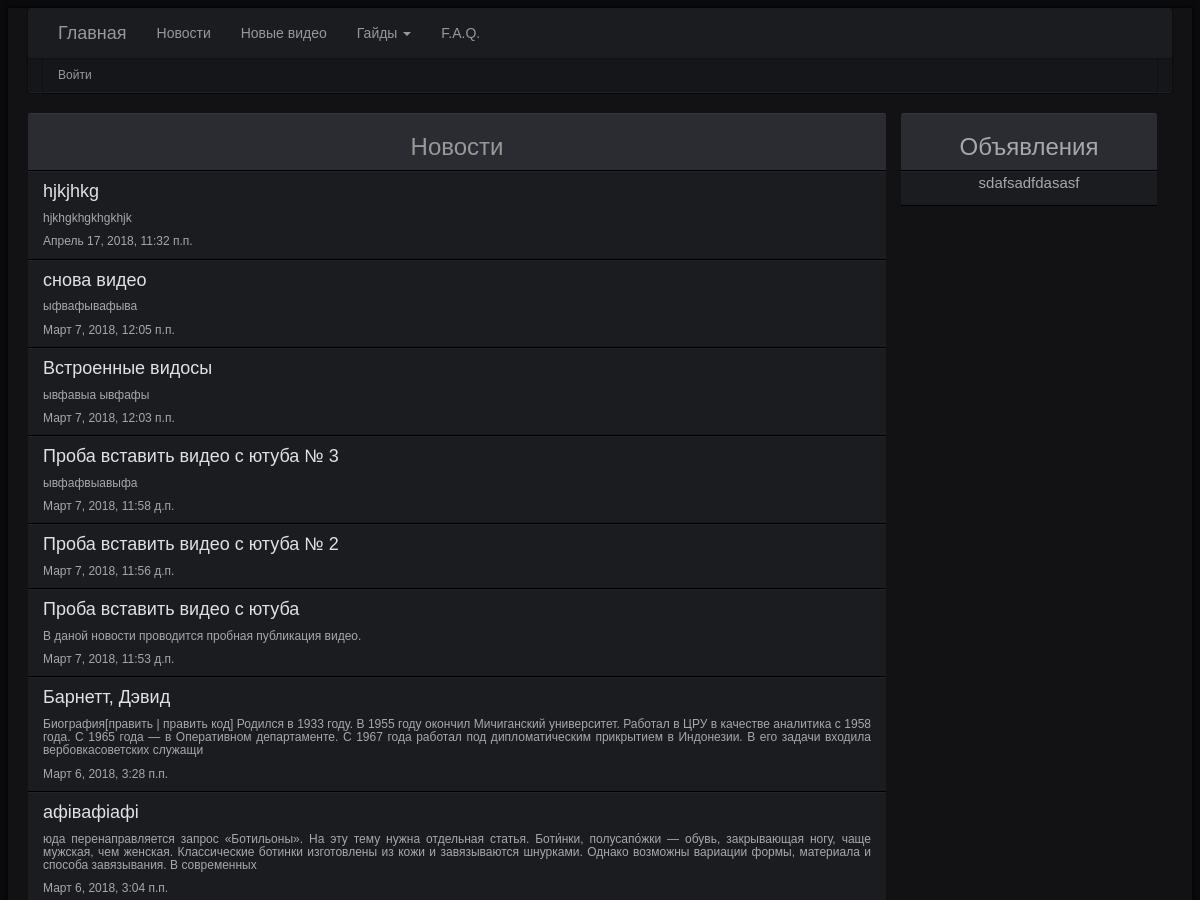
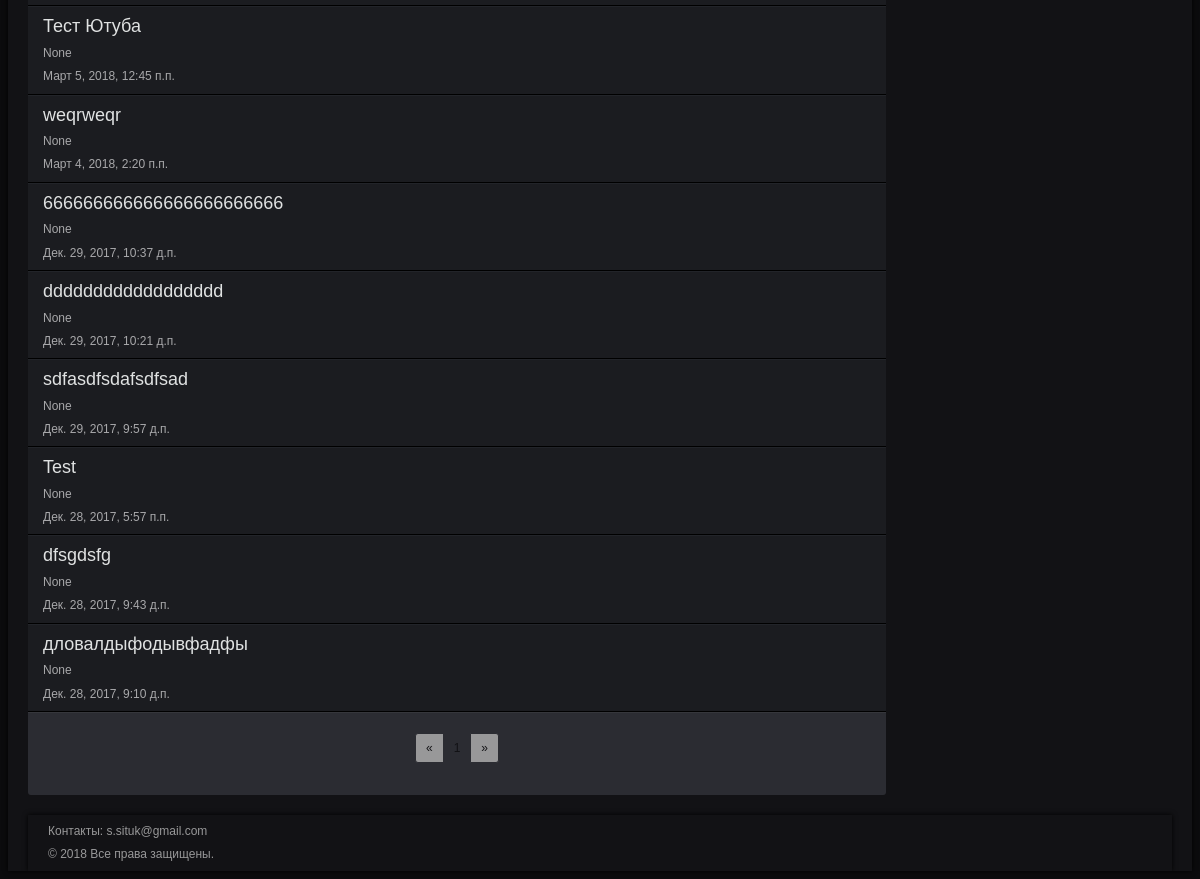
Page /main/1/ on the committed database (2 pictures, top to bottom).
### minimum/models.py (models this page shows, shortened)
class News(models.Model):
	title = models.CharField(max_length = 64, blank = True, null = True, default = None)
	preview_news = models.TextField(max_length = 220, blank = True, null = True, default = None)
	news = RichTextField(blank = True, null = True, default = None)
	date = models.DateTimeField(auto_now_add = True, auto_now = False)

class Ads(models.Model):
	ads = RichTextField(blank = True, null = True, default = None)
	date = models.DateTimeField(auto_now_add = True, auto_now = False)

### minimum/views.py (the view)
# urls.py: url(r'^(\d+)/$', views.list_news, name ='list_news'),
def list_news (request, page_number = 1):
	args = {}
	all_news = News.objects.order_by('-date')
	current_page = Paginator(all_news, 35)
	args ['list_news'] = current_page.page(page_number)
	args['ads'] = Ads.objects.order_by('-date')[:1]
	args['username'] = auth.get_user(request).username
	return render_to_response('list_news.html', args)

### templates/list_news.html
{% extends 'in_main.html' %}
{% load staticfiles %}
{% block list_news %}
	<div class="row" id="news-row">
	        <div class="col-md-12" id="news-head">
	            <h3><A id='a_title' href="{% url 'list_news' 1 %}">Новости</A></h3>
	        </div>
	        {% for this_news in list_news %}
			<div class="col-md-12" id="news-colm">
				<h4><a id='a_title2' href="{% url 'watched_news' this_news.id %}">{{this_news.title}}</a></h4>
				<h6>{{this_news.preview_news}}</h6>
				<h6>{{this_news.date}}</h6>
			</div>
			{% endfor %}
	</div>
	<div class="row">
	  	<div id="pagination-head">
	  		<ul class ="pagination pagination-sm">
		  		{% if list_news.has_previous %}
		  			<li><a id= "a_pagination" href="{% url 'list_news'  list_news.previous_page_number %}">&laquo;</a></li>
		  		{% else %}
		  			<li><a id='a_pagination' href="">&laquo;</a></li>
		  		{% endif %}
					{% for page in list_news.paginator.page_range %}
				  {% if page == list_news.number %}
				 <li><a id='a_active_pagination' href="{% url 'list_news'  page %}">{{ page }}</a></li>
				  {% else %}
				  	<li ><a id='a_pagination' href="{% url 'list_news'  page %}">{{ page }}</a></li>
				  {% endif %}
				  {% endfor %}
				  {% if list_news.has_next %}
		        <li><a id='a_pagination' href="{% url 'list_news'  list_news.next_page_number %}">&raquo;</a></li>
		      	{% else %}
	        	<li><a id='a_pagination' href="">&raquo;</a></li>
	      {% endif %}
	      </ul>
	    </div>
	</div>
{% endblock %}
{% block ads %}
<div class="col-md-3" id="right-coll">
    <div class="col-md-12" id="result-head">
        <h3>Объявления</h3>
    </div>
    {% for this_ads in ads %}
	    <div class="col-md-12" id="user-result">
	    	{% autoescape off%}{{this_ads.ads}}{% endautoescape %}
		</div>
    {% endfor %}
</div>
{% endblock %}

### static/static_dev/style.css (style rules this page uses)
body { background-color: #000; background: #0B0B0D; color: #989899 !important; font-family: verdana, arial, sans-serif; font-size: 14px; line-height: 1.5; position: relative; margin: 0; display: block; margin: 8px; }
#a_title { color: #989899; }
#a_title2 { color: #e0e2e2; }
#a_pagination { color: #121215; background: #989899; border-color: #2b2c32; }
#a_active_pagination { color: #121215; background: #2b2c32; border-color: #2b2c32; }
#news-head { background: #2b2c32; border-top: 1px solid #36373c; border-bottom: 1px solid #000; text-align: center; border-radius: 3px 3px 0 0; line-height: 37px; font-size: 20px; font-weight: normal; min-width: 50px; color: #a8a8aa; padding: 0 15px; }
#pagination-head { background: #2b2c32; border-top: 1px solid #36373c; text-align: center; border-radius: 0 0 3px 3px ; line-height: 37px; font-size: 20px; font-weight: normal; min-width: 50px; color: #a8a8aa; padding: 0 15px; }
#news-colm { background: #1b1c20; border-top: 1px solid #222429; border-bottom: 1px solid #000; text-align: justify; font-size: 15px; font-weight: normal; min-width: 50px; color: #a8a8aa; padding: 0 15px; }
#result-head { background: #2b2c32; border-top: 1px solid #36373c; border-bottom: 1px solid #000; text-align: center; border-radius: 3px 3px 0 0; line-height: 37px; font-size: 20px; font-weight: normal; min-width: 50px; color: #a8a8aa; padding: 15 0px; }
#user-result { background: #1b1c20; border-top: 1px solid #222429; border-bottom: 1px solid #000; text-align: center; font-size: 15px; font-weight: normal; min-width: 50px; color: #a8a8aa; padding: 15 0px; }

### rows in the picture
News: title "hjkjhkg", preview_news "hjkhgkhgkhgkhjk", date "Апрель 17, 2018, 11:32 п.п."
News: title "снова видео", preview_news "ыфвафывафыва", date "Март 7, 2018, 12:05 п.п."
News: title "Встроенные видосы", preview_news "ывфавыа ывфафы", date "Март 7, 2018, 12:03 п.п."
News: title "Проба вставить видео с ютуба № 3", preview_news "ывфафвыавыфа", date "Март 7, 2018, 11:58 д.п."
News: title "Проба вставить видео с ютуба № 2", date "Март 7, 2018, 11:56 д.п."
News: title "Проба вставить видео с ютуба", preview_news "В даной новости проводится пробная публикация видео.", date "Март 7, 2018, 11:53 д.п."
News: title "Барнетт, Дэвид", preview_news "Биография[править | править код] Родился в 1933 году. В 1955 году окончил Мичиганский университет. Работал в ЦРУ в качестве аналитика с 1958 года. С 1965 года — в Оперативном департаменте. С 1967 года работал под дипломатическим прикрытием в Индонезии. В его задачи входила вербовкасоветских служащи", date "Март 6, 2018, 3:28 п.п."
News: title "афівафіафі", preview_news "юда перенаправляется запрос «Ботильоны». На эту тему нужна отдельная статья. Боти́нки, полусапо́жки — обувь, закрывающая ногу, чаще мужская, чем женская. Классические ботинки изготовлены из кожи и завязываются шнурками. Однако возможны вариации формы, материала и способа завязывания. В современных", date "Март 6, 2018, 3:04 п.п."
News: title "Тест Ютуба", preview_news "None", date "Март 5, 2018, 12:45 п.п."
News: title "weqrweqr", preview_news "None", date "Март 4, 2018, 2:20 п.п."
News: title "666666666666666666666666", preview_news "None", date "Дек. 29, 2017, 10:37 д.п."
News: title "dddddddddddddddddd", preview_news "None", date "Дек. 29, 2017, 10:21 д.п."
News: title "sdfasdfsdafsdfsad", preview_news "None", date "Дек. 29, 2017, 9:57 д.п."
News: title "Test", preview_news "None", date "Дек. 28, 2017, 5:57 п.п."
News: title "dfsgdsfg", preview_news "None", date "Дек. 28, 2017, 9:43 д.п."
News: title "дловалдыфодывфадфы", preview_news "None", date "Дек. 28, 2017, 9:10 д.п."
Ads: ads "sdafsadfdasasf"

### other values in the picture
{{ page }} "1"
